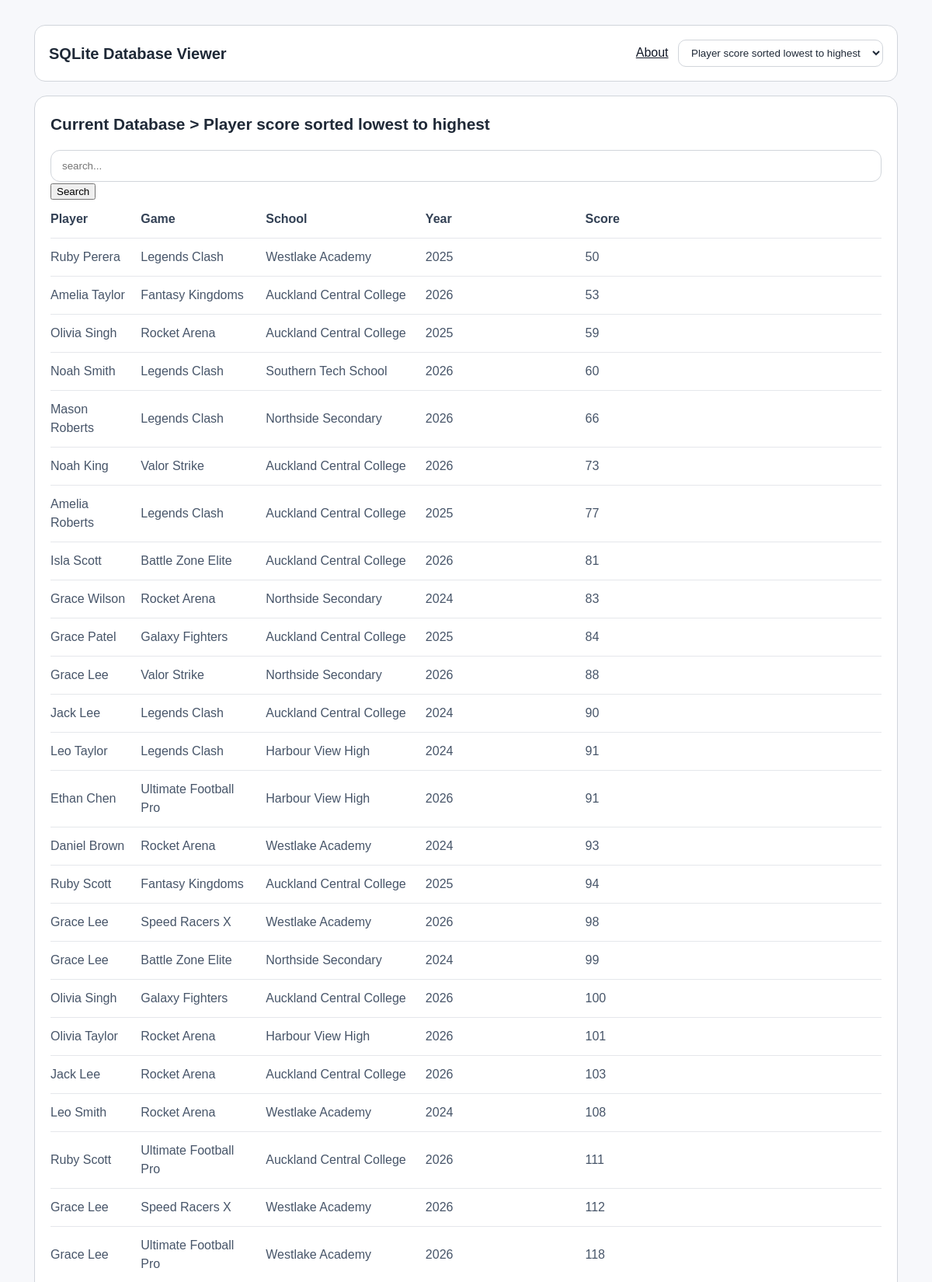
The app's page /index2 (upper part) with its own data.
### tables this page shows
CREATE TABLE tournament_matches (tournament_id TEXT (4), game_id TEXT (4), student_id TEXT (4), score INTEGER, PRIMARY KEY (tournament_id, game_id, student_id), FOREIGN KEY (tournament_id) REFERENCES tournament (tournament_id) ON DELETE CASCADE, FOREIGN KEY (game_id) REFERENCES game (game_id) ON DELETE CASCADE, FOREIGN KEY (student_id) REFERENCES student (student_id) ON DELETE CASCADE);

CREATE TABLE student (student_id TEXT (4) PRIMARY KEY, first_name TEXT (15), last_name TEXT (15), dob TEXT (10), school TEXT (25));

CREATE TABLE game (game_id TEXT (4) PRIMARY KEY, game TEXT (25), genre TEXT (10));

CREATE TABLE tournament (tournament_id TEXT (4) PRIMARY KEY, city TEXT (15), year INTEGER (4));

### app.py (the view, shortened to what this page needs)
@app.route('/index2')
def index2():
    conn = get_db_connection()
    q = request.args.get('q', '').strip()
    query = '''
        SELECT s.first_name, s.last_name, g.game, s.school, t.year, tm.score
        FROM tournament_matches tm
        JOIN student s ON tm.student_id = s.student_id
        JOIN game g ON tm.game_id = g.game_id
        JOIN tournament t ON tm.tournament_id = t.tournament_id
    '''
    params = ()
    query += " ORDER BY tm.score ASC"
    records = conn.execute(query, params).fetchall()
    conn.close()
    return render_template('index2.html', records=records, q=q)

### app.py (called while the page is built)
def get_db_connection():
    conn = sqlite3.connect('esports.db')
    conn.row_factory = sqlite3.Row
    return conn

### templates/index2.html (shortened to what this page needs)
<!DOCTYPE html>
<html lang="en">
<head>
  <link rel="stylesheet" href="{{ url_for('static', filename='style.css') }}" />
</head>
<body>
  <div class="app-shell">
    <header class="topbar">
      <div>
        <h1>SQLite Database Viewer</h1>
      </div>
      <div class="topbar-nav">
        <a href="/about" class="about">About</a>
        <select class="dropdown" onchange="location = this.value;">
          <option value="">Player score sorted lowest to highest</option>
        </select>
      </div>
    </header>
    <main class="content-grid">
      <section class="main-panel">
        <div class="panel-header">
          <div class="panel-title">
            <h2>Current Database > Player score sorted lowest to highest</h2>
          </div>
        </div>
        <div class="table-card">
          <div class="table-topbar">
            <form method="get" action="/index2">
              <input name="q" type="search" placeholder="search..." value="{{ q }}" />
              <button type="submit">Search</button>
            </form>
          </div>
          <div class="data-grid">
            <div class="table-section">
              <div class="table-header-row">
                <span>Player</span>
                <span>Game</span>
                <span>School</span>
                <span>Year</span>
                <span>Score</span>
              </div>
              {% for row in records %}
              <div class="table-row"
                   data-name="{{ row['first_name'] }} {{ row['last_name'] }}"
                   data-status="{{ row['school'] }}"
                   data-updated="{{ row['year'] }}"
                   data-rows="{{ row['score'] }}"
                   data-key="{{ row['game'] }}">
                <span>{{ row['first_name'] }} {{ row['last_name'] }}</span>
                <span>{{ row['game'] }}</span>
                <span>{{ row['school'] }}</span>
                <span>{{ row['year'] }}</span>
                <span>{{ row['score'] }}</span>
              </div>
              {% endfor %}
            </div>
          </div>
        </div>
      </section>
    </main>
  </div>
</body>
</html>

### static/style.css (style rules this page uses)
:root { font-family: Arial, Helvetica, sans-serif; color: #1f2937; line-height: 1.5; }
body { margin: 0; min-height: 100vh; background: #f7f8fb; }
* { box-sizing: border-box; }
.app-shell { width: min(100%, 98vw); max-width: 1800px; margin: 0 auto; padding: clamp(16px, 3vw, 32px); }
.topbar { position: sticky; top: 0; display: flex; align-items: center; justify-content: space-between; flex-wrap: wrap; background: #ffffff; border: 1px solid #d1d5db; border-radius: 14px; padding: clamp(14px, 1.5vw, 20px); }
.topbar h1 { margin: 0; font-size: 1.25rem; }
.dropdown { background: #ffffff; border: 1px solid #d1d5db; border-radius: 10px; padding: 8px 12px; color: #1f2937; }
.topbar a.about { font-family: Arial; color: #111827; text-decoration: underline; font-size: 1rem; padding: 6px 8px; }
.table-topbar input { width: 100%; border: 1px solid #d1d5db; border-radius: 12px; padding: 12px 14px; background: #ffffff; color: #111827; }
.content-grid { margin-top: 18px; }
.main-panel { background: #ffffff; border: 1px solid #d1d5db; border-radius: 16px; padding: clamp(20px, 1.5vw, 28px); }
.panel-header { display: flex; align-items: center; justify-content: space-between; gap: 16px; margin-bottom: 18px; }
.panel-title { display: flex; align-items: center; gap: 12px; }
.panel-title h2 { margin: 0; font-size: 1.3rem; }
.table-header-row, .table-row { display: grid; grid-template-columns: 0.7fr 1fr 1.3fr 1.3fr 0.8fr 0.9fr 0.7fr; gap: 12px; align-items: center; padding: 12px 0; }
.table-header-row { color: #334155; font-weight: 700; border-bottom: 1px solid #e5e7eb; }
.table-row { border-bottom: 1px solid #e5e7eb; cursor: pointer; }
.table-row span { color: #475569; }

### records on screen
tournament_matches: first_name "Ruby", last_name "Perera", game "Legends Clash", school "Westlake Academy", year "2025", score "50"
tournament_matches: first_name "Amelia", last_name "Taylor", game "Fantasy Kingdoms", school "Auckland Central College", year "2026", score "53"
tournament_matches: first_name "Olivia", last_name "Singh", game "Rocket Arena", school "Auckland Central College", year "2025", score "59"
tournament_matches: first_name "Noah", last_name "Smith", game "Legends Clash", school "Southern Tech School", year "2026", score "60"
tournament_matches: first_name "Mason", last_name "Roberts", game "Legends Clash", school "Northside Secondary", year "2026", score "66"
tournament_matches: first_name "Noah", last_name "King", game "Valor Strike", school "Auckland Central College", year "2026", score "73"
tournament_matches: first_name "Amelia", last_name "Roberts", game "Legends Clash", school "Auckland Central College", year "2025", score "77"
tournament_matches: first_name "Isla", last_name "Scott", game "Battle Zone Elite", school "Auckland Central College", year "2026", score "81"
tournament_matches: first_name "Grace", last_name "Wilson", game "Rocket Arena", school "Northside Secondary", year "2024", score "83"
tournament_matches: first_name "Grace", last_name "Patel", game "Galaxy Fighters", school "Auckland Central College", year "2025", score "84"
tournament_matches: first_name "Grace", last_name "Lee", game "Valor Strike", school "Northside Secondary", year "2026", score "88"
tournament_matches: first_name "Jack", last_name "Lee", game "Legends Clash", school "Auckland Central College", year "2024", score "90"
tournament_matches: first_name "Leo", last_name "Taylor", game "Legends Clash", school "Harbour View High", year "2024", score "91"
tournament_matches: first_name "Ethan", last_name "Chen", game "Ultimate Football Pro", school "Harbour View High", year "2026", score "91"
tournament_matches: first_name "Daniel", last_name "Brown", game "Rocket Arena", school "Westlake Academy", year "2024", score "93"
tournament_matches: first_name "Ruby", last_name "Scott", game "Fantasy Kingdoms", school "Auckland Central College", year "2025", score "94"
tournament_matches: first_name "Grace", last_name "Lee", game "Speed Racers X", school "Westlake Academy", year "2026", score "98"
tournament_matches: first_name "Grace", last_name "Lee", game "Battle Zone Elite", school "Northside Secondary", year "2024", score "99"
tournament_matches: first_name "Olivia", last_name "Singh", game "Galaxy Fighters", school "Auckland Central College", year "2026", score "100"
tournament_matches: first_name "Olivia", last_name "Taylor", game "Rocket Arena", school "Harbour View High", year "2026", score "101"
tournament_matches: first_name "Jack", last_name "Lee", game "Rocket Arena", school "Auckland Central College", year "2026", score "103"
tournament_matches: first_name "Leo", last_name "Smith", game "Rocket Arena", school "Westlake Academy", year "2024", score "108"
tournament_matches: first_name "Ruby", last_name "Scott", game "Ultimate Football Pro", school "Auckland Central College", year "2026", score "111"
tournament_matches: first_name "Grace", last_name "Lee", game "Speed Racers X", school "Westlake Academy", year "2026", score "112"
tournament_matches: first_name "Grace", last_name "Lee", game "Ultimate Football Pro", school "Westlake Academy", year "2026", score "118"
